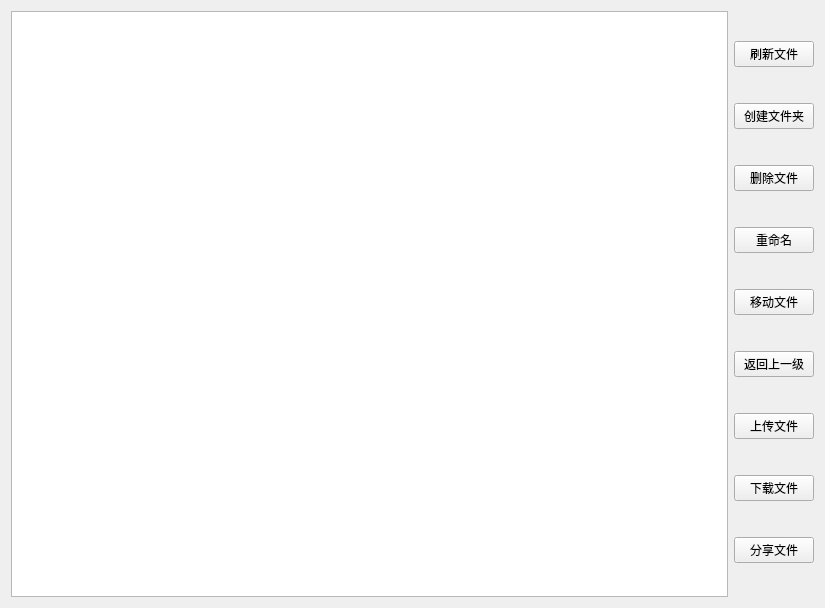
<?xml version="1.0" encoding="UTF-8"?>
<ui version="4.0">
 <class>File</class>
 <widget class="QWidget" name="File">
  <property name="geometry">
   <rect>
    <x>0</x>
    <y>0</y>
    <width>825</width>
    <height>608</height>
   </rect>
  </property>
  <property name="windowTitle">
   <string>Form</string>
  </property>
  <layout class="QHBoxLayout" name="horizontalLayout">
   <item>
    <widget class="QListWidget" name="listWidget"/>
   </item>
   <item>
    <layout class="QVBoxLayout" name="verticalLayout">
     <item>
      <widget class="QPushButton" name="flush_PB">
       <property name="text">
        <string>刷新文件</string>
       </property>
      </widget>
     </item>
     <item>
      <widget class="QPushButton" name="mkDir_PB">
       <property name="text">
        <string>创建文件夹</string>
       </property>
      </widget>
     </item>
     <item>
      <widget class="QPushButton" name="delFile_PB">
       <property name="text">
        <string>删除文件</string>
       </property>
      </widget>
     </item>
     <item>
      <widget class="QPushButton" name="rename_PB">
       <property name="text">
        <string>重命名</string>
       </property>
      </widget>
     </item>
     <item>
      <widget class="QPushButton" name="move_PB">
       <property name="text">
        <string>移动文件</string>
       </property>
      </widget>
     </item>
     <item>
      <widget class="QPushButton" name="return_PB">
       <property name="text">
        <string>返回上一级</string>
       </property>
      </widget>
     </item>
     <item>
      <widget class="QPushButton" name="upload_PB">
       <property name="text">
        <string>上传文件</string>
       </property>
      </widget>
     </item>
     <item>
      <widget class="QPushButton" name="download_PB">
       <property name="text">
        <string>下载文件</string>
       </property>
      </widget>
     </item>
     <item>
      <widget class="QPushButton" name="share_PB">
       <property name="text">
        <string>分享文件</string>
       </property>
      </widget>
     </item>
    </layout>
   </item>
  </layout>
 </widget>
 <resources/>
 <connections/>
</ui>
